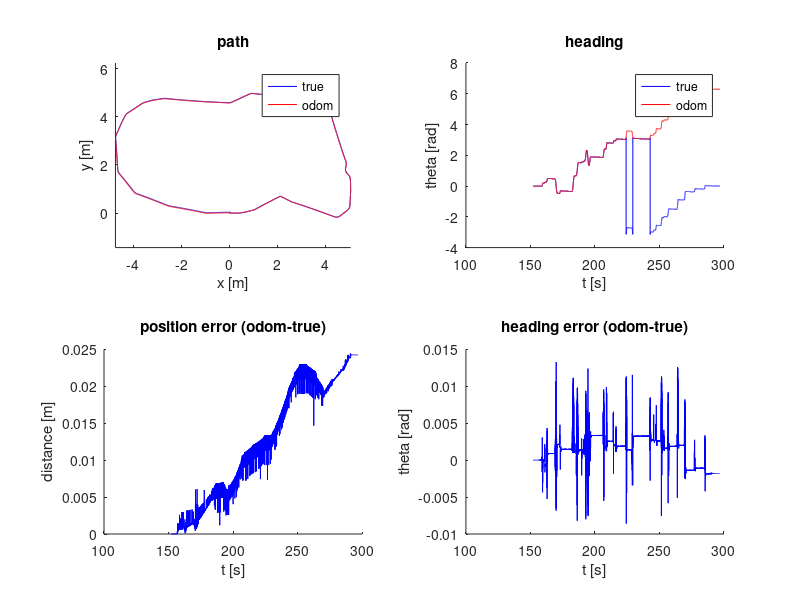
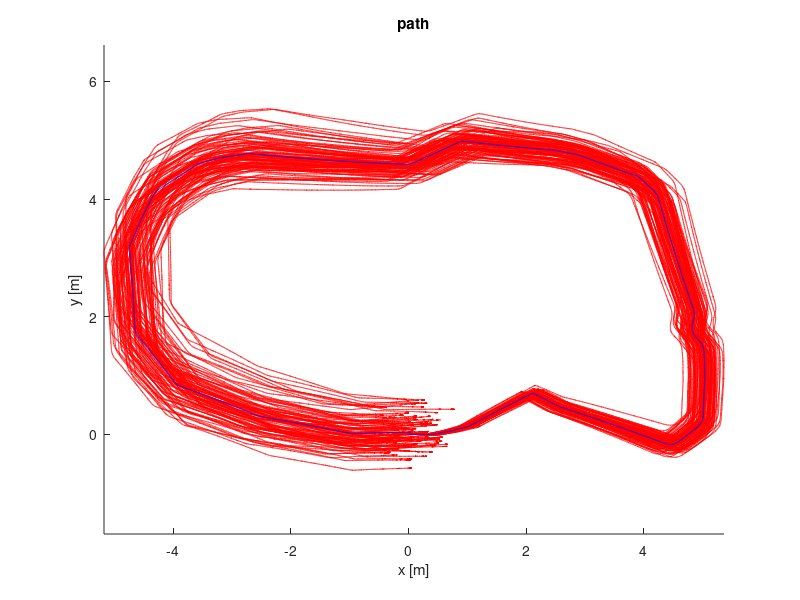

These figures' MATLAB source, in order: (Note: a time limit stopped this script after it produced the figures.)
% ======
% ass1.m
% ======
%
% This assignment will introduce you to the idea of estimating the motion 
% of a mobile robot using wheel odometry, and then also using that wheel
% odometry to make a simple map.  It uses a dataset previously gathered in
% a mobile robot simulation environment called Gazebo. Watch the video,
% 'gazebo.mp4' to visualize what the robot did, what its environment
% looks like, and what its sensor stream looks like.
% 
% There are three questions to complete (5 marks each):
%
%    Question 1: code (noise-free) wheel odometry algorithm
%    Question 2: add noise to data and re-run wheel odometry algorithm
%    Question 3: build a map from ground truth and noisy wheel odometry
%
% Fill in the required sections of this script with your code, run it to
% generate the requested plots, then paste the plots into a short report
% that includes a few comments about what you've observed.  Append your
% version of this script to the report.  Hand in the report as a PDF file.
%
% requires: basic Matlab, 'gazebo.mat'
%
% T D Barfoot, December 2015
%
clear all;

% set random seed for repeatability
rng(1);

% ==========================
% load the dataset from file
% ==========================
%
%    ground truth poses: t_true x_true y_true theta_true
% odometry measurements: t_odom v_odom omega_odom
%           laser scans: t_laser y_laser
%    laser range limits: r_min_laser r_max_laser
%    laser angle limits: phi_min_laser phi_max_laser
%
load gazebo.mat;

% ======================================================
% Question 1: code (noise-free) wheel odometry algorithm
% ======================================================
%
% Write an algorithm to estimate the pose of the robot throughout motion
% using the wheel odometry data (t_odom, v_odom, omega_odom) and assuming
% a differential-drive robot model.  Save your estimate in the variables
% (x_odom y_odom theta_odom) so that the comparison plots can be generated
% below.  See the plot 'ass1_q1_soln.png' for what your results should look
% like.

% variables to store wheel odometry pose estimates
numodom = size(t_odom,1);
x_odom = zeros(numodom,1);
y_odom = zeros(numodom,1);
theta_odom = zeros(numodom,1);

% set the initial wheel odometry pose to ground truth
x_odom(1) = x_true(1);
y_odom(1) = y_true(1);
theta_odom(1) = theta_true(1);

% ------insert your wheel odometry algorithm here-------
for i=2:numodom
    h = t_odom(i)-t_odom(i-1);
    x_odom(i) = x_odom(i-1) + h*v_odom(i)*cos(theta_odom(i-1));
    y_odom(i) = y_odom(i-1) + h*v_odom(i)*sin(theta_odom(i-1));
    theta_odom(i) = theta_odom(i-1) + h*omega_odom(i);
end
% ------end of your wheel odometry algorithm-------

% plot the results for verification
figure(1)
clf;

subplot(2,2,1);
hold on;
plot(x_true,y_true,'b');
plot(x_odom, y_odom, 'r');
legend('true', 'odom');
xlabel('x [m]');
ylabel('y [m]');
title('path');
axis equal;

subplot(2,2,2);
hold on;
plot(t_true,theta_true,'b');
plot(t_odom,theta_odom,'r');
legend('true', 'odom');
xlabel('t [s]');
ylabel('theta [rad]');
title('heading');

subplot(2,2,3);
hold on;
pos_err = zeros(numodom,1);
for i=1:numodom
    pos_err(i) = sqrt((x_odom(i)-x_true(i))^2 + (y_odom(i)-y_true(i))^2);
end
plot(t_odom,pos_err,'b');
xlabel('t [s]');
ylabel('distance [m]');
title('position error (odom-true)');

subplot(2,2,4);
hold on;
theta_err = zeros(numodom,1);
for i=1:numodom
    phi = theta_odom(i) - theta_true(i);
    while phi > pi
        phi = phi - 2*pi;
    end
    while phi < -pi
        phi = phi + 2*pi;
    end 
    theta_err(i) = phi;
end
plot(t_odom,theta_err,'b');
xlabel('t [s]');
ylabel('theta [rad]');
title('heading error (odom-true)');
print -dpng ass1_q1.png


% =================================================================
% Question 2: add noise to data and re-run wheel odometry algorithm
% =================================================================
%
% Now we're going to deliberately add some noise to the linear and 
% angular velocities to simulate what real wheel odometry is like.  Copy
% your wheel odometry algorithm from above into the indicated place below
% to see what this does.  The below loops 100 times with different random
% noise.  See the plot 'ass1_q2_soln.pdf' for what your results should look
% like.

% save the original odometry variables for later use
v_odom_noisefree = v_odom;
omega_odom_noisefree = omega_odom;

% set up plot
figure(2);
clf;
hold on;

% loop over random trials
for n=1:100
    
    % add noise to wheel odometry measurements (yes, on purpose to see effect)
    v_odom = v_odom_noisefree + 0.2*randn(numodom,1);
    omega_odom = omega_odom_noisefree + 0.04*randn(numodom,1);
    
    % ------insert your wheel odometry algorithm here-------
    for i=2:numodom

    h = t_odom(i)-t_odom(i-1);
    x_odom(i) = x_odom(i-1) + h*v_odom(i)*cos(theta_odom(i-1));
    y_odom(i) = y_odom(i-1) + h*v_odom(i)*sin(theta_odom(i-1));
    theta_odom(i) = theta_odom(i-1) + h*omega_odom(i);

    
    
    
    
    
    
    end
    % ------end of your wheel odometry algorithm------- 
    
    % add the results to the plot
    plot(x_odom, y_odom, 'r');
end

% plot ground truth on top and label
plot(x_true,y_true,'b');
xlabel('x [m]');
ylabel('y [m]');
title('path');
axis equal;
print -dpng ass1_q2.png


% ================================================================
% Question 3: build a map from noisy and noise-free wheel odometry
% ================================================================
%
% Now we're going to try to plot all the points from our laser scans in the
% robot's initial reference frame.  This will involve first figuring out
% how to plot the points in the current frame, then transforming them back
% to the initial frame and plotting them.  Do this for both the ground
% truth pose (blue) and also the last noisy odometry that you calculated in 
% Question 2 (red).  At first even the map based on the ground truth may
% not look too good.  This is because the laser timestamps and odometry
% timestamps do not line up perfectly and you'll need to interpolate.  Even
% after this, two additional patches will make your map based on ground
% truth look as crisp as the one in 'ass1_q3_soln.png'.  The first patch is
% to only plot the laser scans if the angular velocity is less than 
% 0.1 rad/s; this is because the timestamp interpolation errors have more
% of an effect when the robot is turning quickly.  The second patch is to
% account for the fact that the origin of the laser scans is about 10 cm
% behind the origin of the robot.  Once your ground truth map looks crisp,
% compare it to the one based on the odometry poses, which should be far
% less crisp, even with the two patches applied.

% set up plot
figure(3);
clf;
hold on;

% precalculate some quantities
npoints = size(y_laser,2);
angles = linspace(phi_min_laser, phi_max_laser,npoints);
cos_angles = cos(angles);
sin_angles = sin(angles);

map_points = [];

for n=1:2
    
    if n==1
        % interpolate the noisy odometry at the laser timestamps
        t_interp = linspace(t_odom(1),t_odom(numodom),numodom);
        x_interp = interp1(t_interp,x_odom,t_laser);
        y_interp = interp1(t_interp,y_odom,t_laser);
        theta_interp = interp1(t_interp,theta_odom,t_laser);
        omega_interp = interp1(t_interp,omega_odom,t_laser);
    else
        % interpolate the noise-free odometry at the laser timestamps
        t_interp = linspace(t_true(1),t_true(numodom),numodom);
        x_interp = interp1(t_interp,x_true,t_laser);
        y_interp = interp1(t_interp,y_true,t_laser);
        theta_interp = interp1(t_interp,theta_true,t_laser);
        omega_interp = interp1(t_interp,omega_odom,t_laser);
    end   

    % loop over laser scans
     for i=1:size(t_laser,1);

        % ------insert your point transformation algorithm here------
%         disp(y_laser(i,:))
        if abs(omega_interp(i)) < 0.1
            x_tmp = (((cos(angles+theta_interp(i))).*y_laser(i,:))') +  x_interp(i) - 0.1*cos(theta_interp(i));
            y_tmp = (((sin(angles+theta_interp(i))).*y_laser(i,:))') +  y_interp(i) - 0.1*sin(theta_interp(i));

            if n==2
                plot(x_tmp,y_tmp,'b.');
            else
                plot(x_tmp,y_tmp,'r.');
            end
%         else
%             disp('larger than 0.1')
        end      
        
        
        % ------end of your point transformation algorithm-------
    end
end

axis equal;
print -dpng ass1_q3.png
